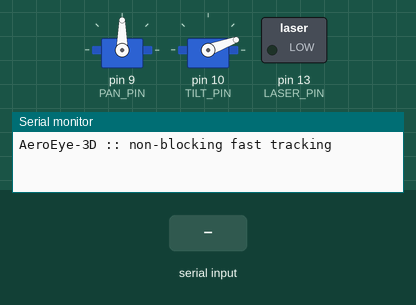
Bench run of a program on a simulated Arduino Uno, built with avr-gcc and run on an emulated ATmega328P. Parts: 2 × servo, switched loads named in the program (green lamp = pin HIGH), the last lines printed to the serial monitor. Inputs (shaded band) come from the test bench.

Above: at 1.5 s.
1.6 s: "90,45,200\n" received over Serial
At 2.8 s:
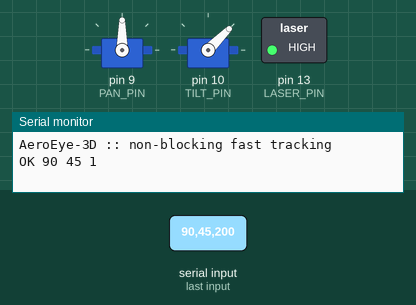
3.1 s: "30,150,10\n" received over Serial
At 4.1 s:
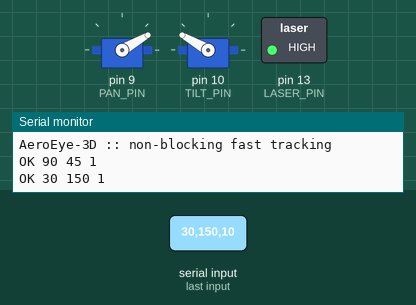
4.8 s: "1,90,45\n" received over Serial
At 5.7 s:
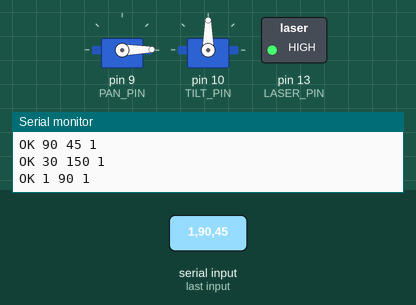
Timing chart, 0 to 7.8 s (numbered marks = the images above; inputs shaded):
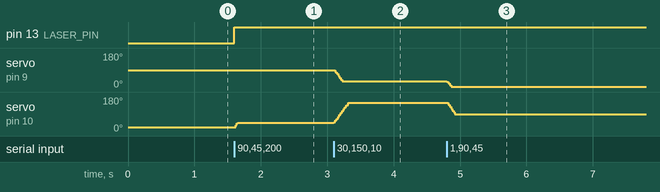

The program:

main.cpp
```cpp
/*
 * AeroEye-3D — non-blocking UART servo control for tracking.
 * PC streams "PAN,TILT,LASER\n" targets; the board acknowledges IMMEDIATELY
 * and, in its main loop, continuously chases the latest target in fine 1-deg
 * steps (smooth, no visible jumps).
 *
 * Portable: builds for BOTH boards (PlatformIO envs: -e uno / -e esp32).
 *   Arduino UNO R3 : Pan=D9  | Tilt=D10 | Laser=D13 (onboard LED mirrors it)
 *   ESP32 DevKit   : Pan=13  | Tilt=14  | Laser=27     | LED=2
 * Laser drives a 2N2222A transistor base through 1k. Servo power comes from
 * the external 5V supply; ALL grounds must be common.
 */
#include <Arduino.h>
#ifdef ARDUINO_ARCH_ESP32
  #include <ESP32Servo.h>
  constexpr uint8_t PAN_PIN = 13, TILT_PIN = 14, LASER_PIN = 27, LED_PIN = 2;
#else
  #include <Servo.h>
  constexpr uint8_t PAN_PIN = 9, TILT_PIN = 10, LASER_PIN = 13, LED_PIN = 13;
#endif

constexpr uint32_t BAUD = 115200;
constexpr int PAN_MIN  = 0,   PAN_MAX  = 180;
constexpr int TILT_MIN = 3,   TILT_MAX = 150;
constexpr int STEP_DEG = 1;     // fine steps — smooth motion
constexpr uint32_t STEP_MS = 2; // -> ~500 deg/s max slew

Servo panServo, tiltServo;
int panAngle = 90, tiltAngle = 20;
int panTarget = 90, tiltTarget = 20;
uint32_t lastStep = 0;

int clampi(int v, int lo, int hi) { return v < lo ? lo : (v > hi ? hi : v); }

int stepToward(int cur, int target) {
  if (cur < target) return min(cur + STEP_DEG, target);
  if (cur > target) return max(cur - STEP_DEG, target);
  return cur;
}

void handleLine(String line) {
  line.trim();
  if (line.length() == 0) return;
  int c1 = line.indexOf(','), c2 = line.indexOf(',', c1 + 1);
  if (c1 < 0 || c2 < 0) { Serial.println(F("ERR")); return; }
  panTarget  = clampi(line.substring(0, c1).toInt(),      PAN_MIN,  PAN_MAX);
  tiltTarget = clampi(line.substring(c1 + 1, c2).toInt(), TILT_MIN, TILT_MAX);
  int laser  = line.substring(c2 + 1).toInt();
  digitalWrite(LASER_PIN, laser ? HIGH : LOW);
  digitalWrite(LED_PIN,   laser ? HIGH : LOW);
  // immediate ack (portable — AVR has no Serial.printf)
  Serial.print(F("OK "));  Serial.print(panTarget);
  Serial.print(' ');       Serial.print(tiltTarget);
  Serial.print(' ');       Serial.println(laser ? 1 : 0);
}

void setup() {
  pinMode(LED_PIN, OUTPUT);
  pinMode(LASER_PIN, OUTPUT);
  digitalWrite(LASER_PIN, LOW);
  Serial.begin(BAUD);
  Serial.setTimeout(10);   // never block long on a torn line
  delay(300);
#ifdef ARDUINO_ARCH_ESP32
  ESP32PWM::allocateTimer(0);
  ESP32PWM::allocateTimer(1);
  panServo.setPeriodHertz(50);
  tiltServo.setPeriodHertz(50);
  panServo.attach(PAN_PIN);
  tiltServo.attach(TILT_PIN, 400, 2500);
#else
  panServo.attach(PAN_PIN);              // UNO: standard Servo.h (Timer1)
  tiltServo.attach(TILT_PIN, 400, 2500); // widened pulse range for tilt
#endif
  panServo.write(panAngle);
  tiltServo.write(tiltAngle);
  Serial.println(F("\nAeroEye-3D :: non-blocking fast tracking"));
}

void loop() {
  if (Serial.available()) {
    handleLine(Serial.readStringUntil('\n'));
  }
  if (millis() - lastStep >= STEP_MS) {
    lastStep = millis();
    int np = stepToward(panAngle, panTarget);
    int nt = stepToward(tiltAngle, tiltTarget);
    if (np != panAngle)  { panAngle = np;  panServo.write(panAngle); }
    if (nt != tiltAngle) { tiltAngle = nt; tiltServo.write(tiltAngle); }
  }
}
```

Measured:
- after the input at 1.6 s, pin 13 (LASER_PIN): LOW → HIGH at once; servo on pin 10 (TILT_PIN): 20° → 45° at once
- after the input at 3.1 s, servo on pin 9 (PAN_PIN): 90° → 30° at once; servo on pin 10 (TILT_PIN): moves from 45° to 150° over 0.21 s, starting at once
- after the input at 4.8 s, servo on pin 9 (PAN_PIN): 30° → 1° at once; servo on pin 10 (TILT_PIN): 150° → 90° at once
